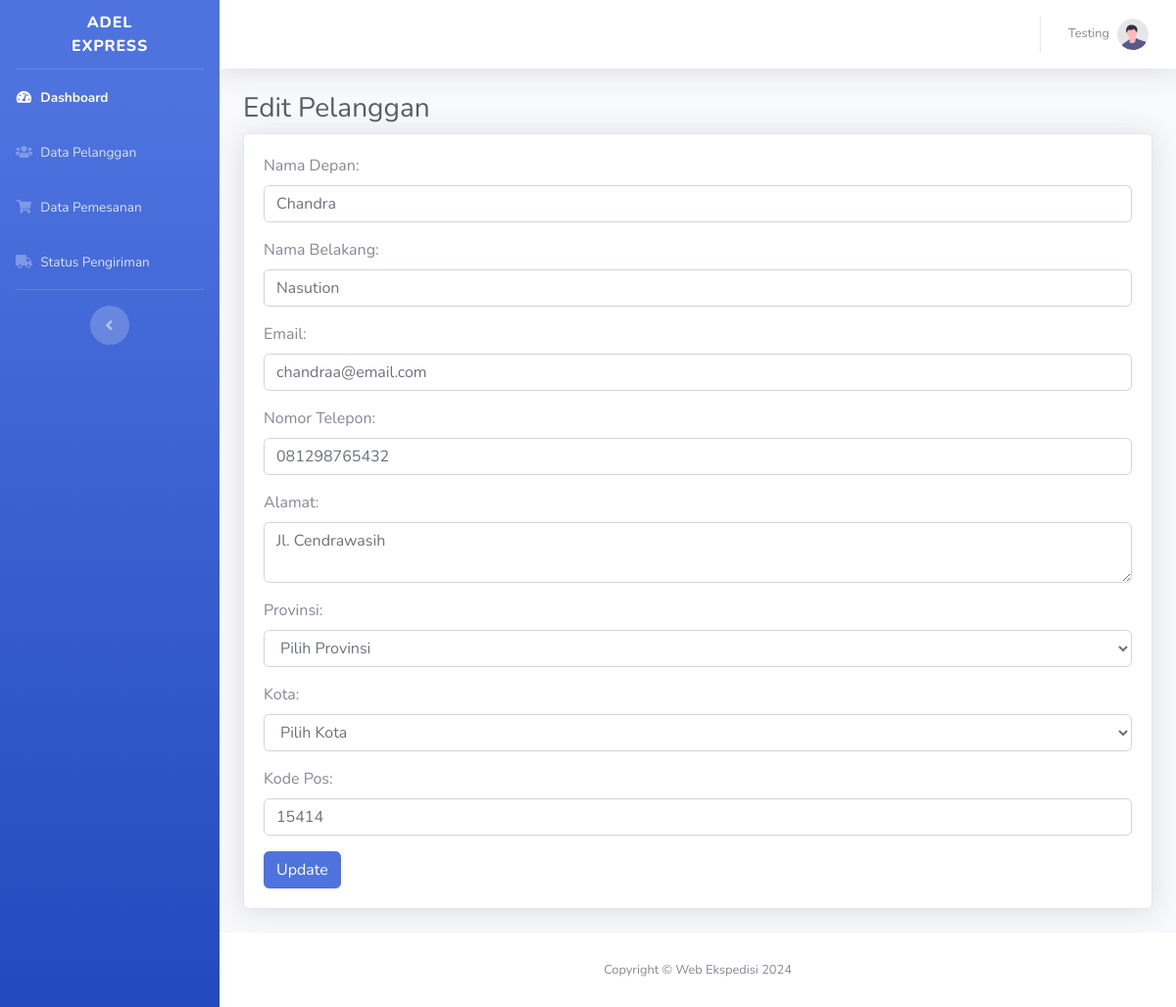
Screenshot of /edit_pelanggan.php?id_pelanggan=2 (signed in) with the database file from the repository.
### tables this page shows
CREATE TABLE `pelanggan` (
  `id_pelanggan` int(11) NOT NULL,
  `nama_depan` varchar(50) NOT NULL,
  `nama_belakang` varchar(50) NOT NULL,
  `email` varchar(100) NOT NULL,
  `nomor_telepon` varchar(20) NOT NULL,
  `alamat` text NOT NULL,
  `kota` varchar(50) NOT NULL,
  `provinsi` varchar(50) NOT NULL,
  `kode_pos` varchar(10) DEFAULT NULL,
  `tanggal_daftar` timestamp NOT NULL DEFAULT current_timestamp()
);

### edit_pelanggan.php (the view, shortened to what this page needs)
<?php
include 'config.php';
$id_pelanggan = $_GET['id_pelanggan'];
$sql = "SELECT * FROM pelanggan WHERE id_pelanggan = $id_pelanggan";
$result = mysqli_query($conn, $sql);
$data = mysqli_fetch_assoc($result);
?>
<!DOCTYPE html>
<html lang="en">
<head>
    <link href="vendor/fontawesome-free/css/all.min.css" rel="stylesheet" type="text/css">
    <link href="css/sb-admin-2.min.css" rel="stylesheet">
</head>
<body id="page-top">
    <div id="wrapper">
        <?php include 'partials/sidebar.php'; ?>
        <div id="content-wrapper" class="d-flex flex-column">
            <div id="content">
            <?php include 'partials/topbar.php'; ?>
                <div class="container-fluid">
                    <h1 class="h3 mb-2 text-gray-800">Edit Pelanggan</h1>
                    <div class="card shadow mb-4">
                        <div class="card-body">
                            <form method="POST" action="">
                                <div class="form-group">
                                    <label for="nama_depan">Nama Depan:</label>
                                    <input type="text" class="form-control" id="nama_depan" name="nama_depan" value="<?php echo $data['nama_depan']; ?>" required>
                                </div>
                                <div class="form-group">
                                    <label for="nama_belakang">Nama Belakang:</label>
                                    <input type="text" class="form-control" id="nama_belakang" name="nama_belakang" value="<?php echo $data['nama_belakang']; ?>" required>
                                </div>
                                <div class="form-group">
                                    <label for="email">Email:</label>
                                    <input type="email" class="form-control" id="email" name="email" value="<?php echo $data['email']; ?>" required>
                                </div>
                                <div class="form-group">
                                    <label for="nomor_telepon">Nomor Telepon:</label>
                                    <input type="text" class="form-control" id="nomor_telepon" name="nomor_telepon" value="<?php echo $data['nomor_telepon']; ?>" required>
                                </div>
                                <div class="form-group">
                                    <label for="alamat">Alamat:</label>
                                    <textarea class="form-control" id="alamat" name="alamat" required><?php echo $data['alamat']; ?></textarea>
                                </div>
                                <div class="form-group">
                                    <label for="provinsi">Provinsi:</label>
                                    <select class="form-control" id="provinsi" name="provinsi" required>
                                        <option value="">Pilih Provinsi</option>
                                    </select>
                                </div>
                                <div class="form-group">
                                    <label for="kota">Kota:</label>
                                    <select class="form-control" id="kota" name="kota" required>
                                        <option value="">Pilih Kota</option>
                                    </select>
                                </div>
                                <div class="form-group">
                                    <label for="kode_pos">Kode Pos:</label>
                                    <input type="text" class="form-control" id="kode_pos" name="kode_pos" value="<?php echo $data['kode_pos']; ?>">
                                </div>
                                <button type="submit" class="btn btn-primary">Update</button>
                            </form>
                        </div>
                    </div>
                </div>
            </div>
            <?php include 'partials/footer.php'; ?>
        </div>
    </div>
</body>
</html>

### rows the page displays
pelanggan: nama_depan "Chandra", nama_belakang "Nasution", email "chandraa@email.com", nomor_telepon "081298765432", alamat "Jl. Cendrawasih", kode_pos "15414"

### other values shown
$_SESSION['first_name'] "Testing"
